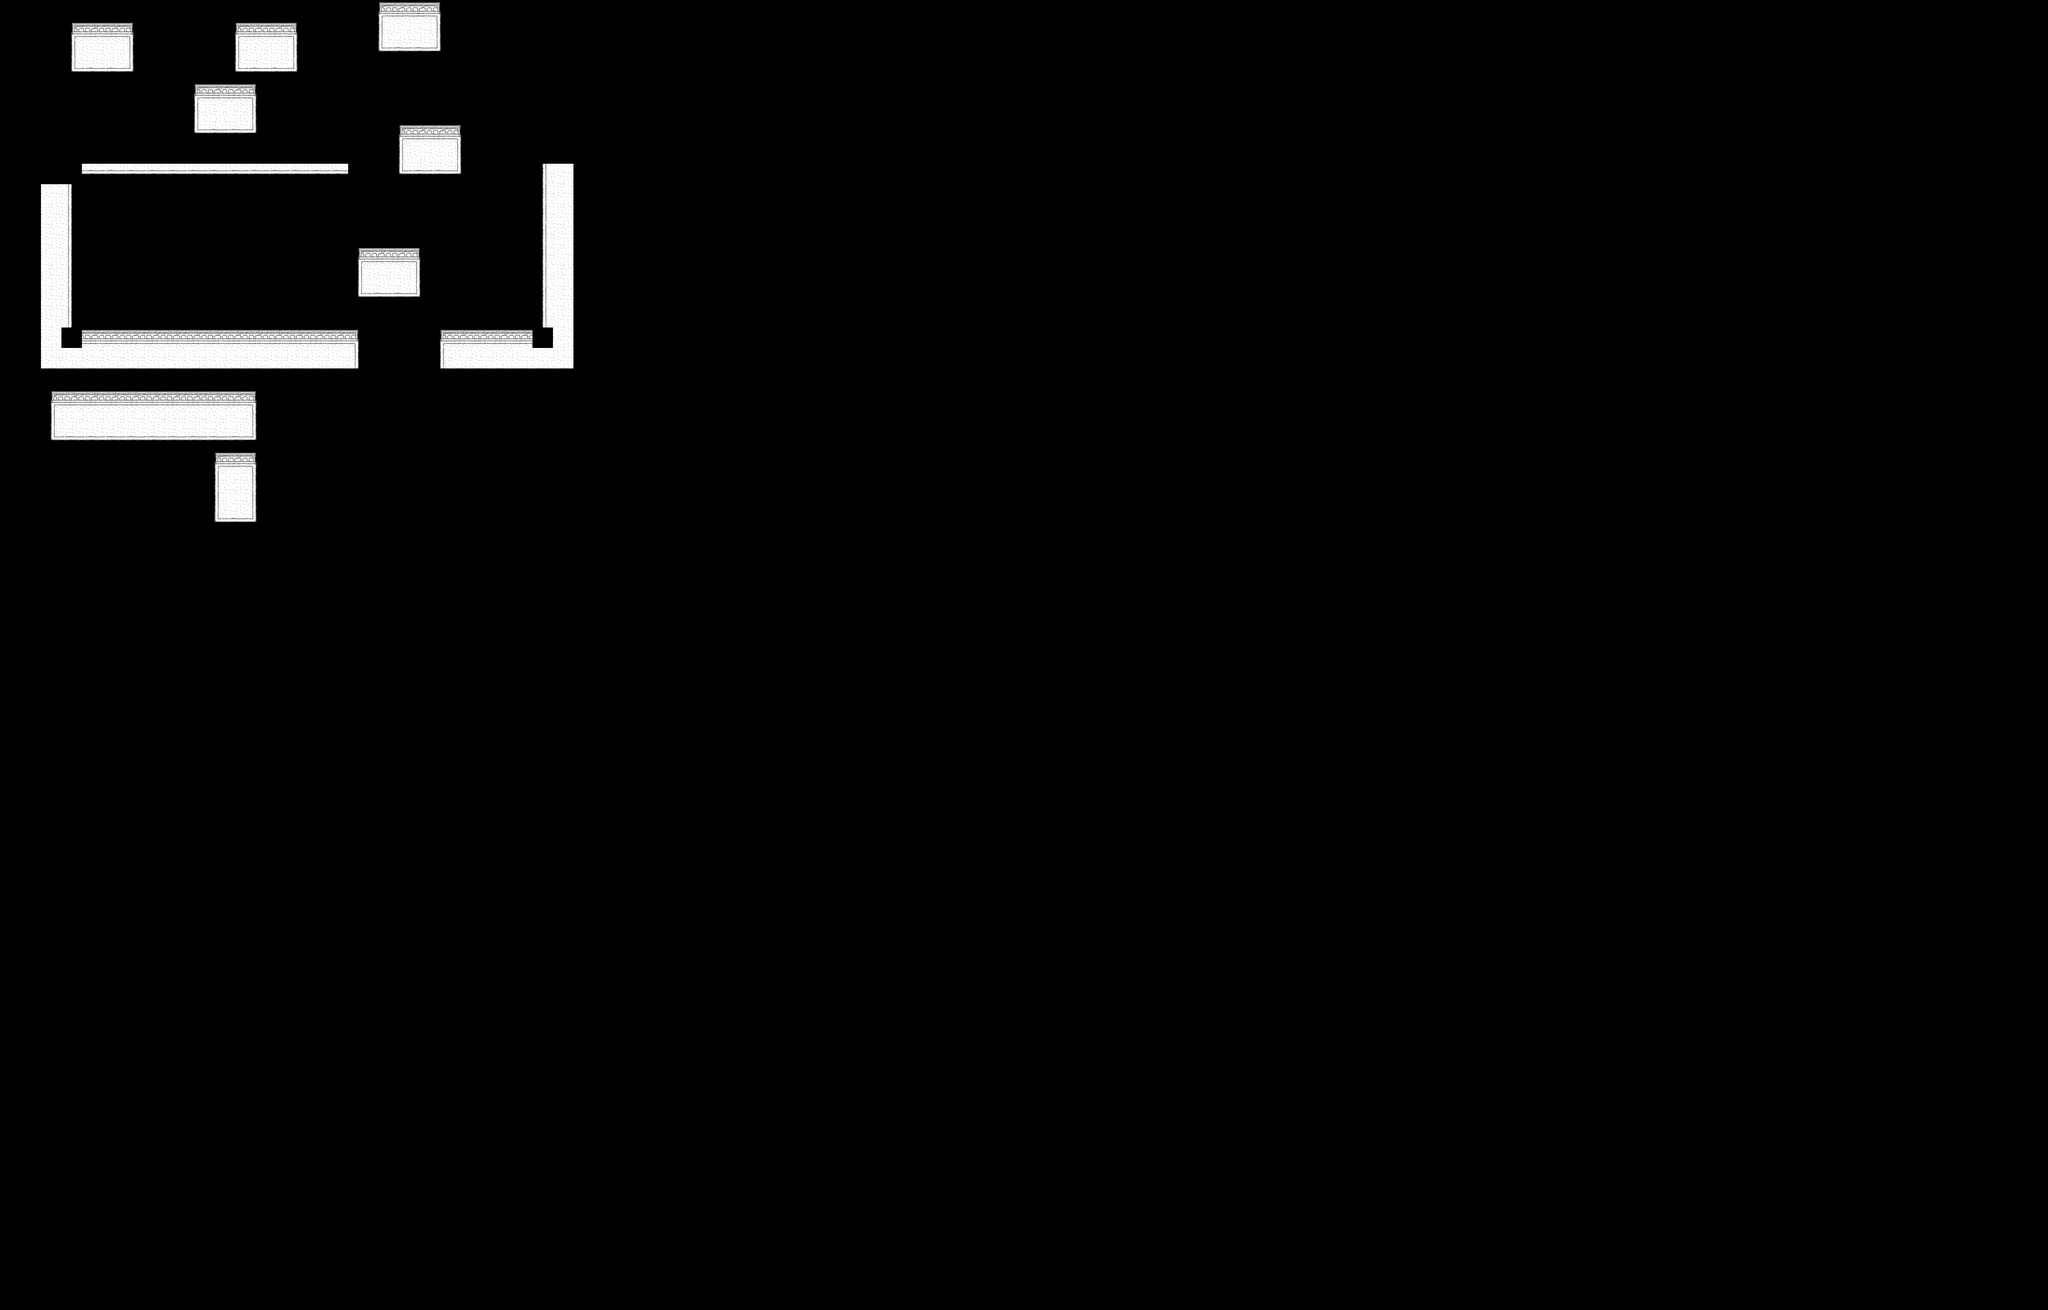

Below is a game level as drawn by its tile map, then a one-line description and the .tmx that defines it (tile-layer data replaced by summaries):
An orthogonal 100x64 tile map with 64x64 px tiles, 1 tile layer (middle).

<map version="1.0" orientation="orthogonal" renderorder="right-down" width="100" height="64" tilewidth="64" tileheight="64" nextobjectid="1">
 <tileset firstgid="1" name="middle.1.laboratory" tilewidth="64" tileheight="64" tilecount="64" columns="8">
  <image source="middle.1.laboratory.png" width="512" height="512" />
  <terraintypes>
   <terrain name="outer" tile="-1" />
  </terraintypes>
  <tile id="0" terrain=",,,0" />
  <tile id="1" terrain=",,0,0" />
  <tile id="3" terrain=",,0," />
  <tile id="8" terrain=",0,,0" />
  <tile id="9" terrain="0,0,0,0" />
  <tile id="11" terrain="0,,0," />
  <tile id="16" terrain=",0,," />
  <tile id="17" terrain="0,0,," />
  <tile id="19" terrain="0,,," />
 </tileset>
 <layer name="middle" width="100" height="64">
  <data>[6400 cells, 204 non-empty, 12 distinct tile ids]</data>
 </layer>
 <objectgroup name="templates" />
</map>
